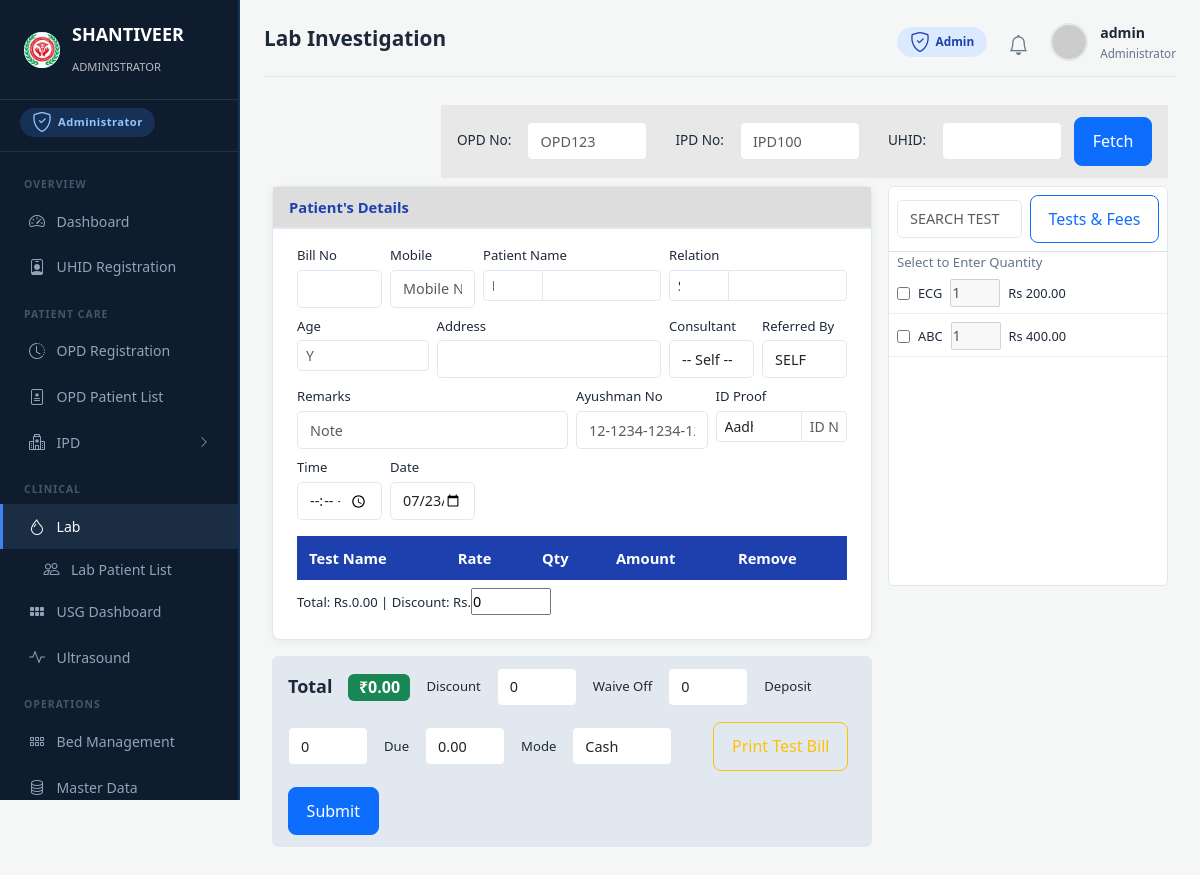
Page /lab/ (signed in) on the committed database.
### lab/models.py (models this page shows, shortened)
class LabTestMaster(models.Model):
    name = models.CharField(max_length=200, unique=True)
    rate = models.DecimalField(max_digits=10, decimal_places=2)
    is_active = models.BooleanField(default=True)
    history = HistoricalRecords()

### lab/views.py (the view, shortened to what this page needs)
# urls.py: path('', views.investigation, name='investigation'),
@require_module('lab', level='full')
def investigation(request):
    return render(request, 'lab/investigation.html', {
        'active_sidebar': 'lab',
        'tests': LabTestMaster.objects.filter(is_active=True),
        'today': timezone.localdate().isoformat(),
    })

### core/context_processors.py (called while the page is built)
def hospital_info(request):
    ctx = {
        'hospital_name': settings.HOSPITAL_NAME,
        'hospital_address': settings.HOSPITAL_ADDRESS,
        'hospital_phone': settings.HOSPITAL_PHONE,
    }
    if request.user.is_authenticated:
        ctx['unread_notifications'] = services.get_unread_notifications(request.user, limit=5)
        ctx['notification_count'] = services.get_unread_notification_count(request.user)
    else:
        ctx['unread_notifications'] = []
        ctx['notification_count'] = 0
    return ctx

def role_context(request):
    user = request.user
    if not user.is_authenticated:
        return {}
    role = rbac.get_user_role(user)
    access = {
        key: rbac.get_access_level(user, key) for key in rbac.MODULE_ACCESS
    }
    return {
        'user_role': role,
        'user_role_label': rbac.ROLE_LABELS.get(role, 'User'),
        'user_role_icon': rbac.ROLE_ICONS.get(role, 'bi-person'),
        'module_access': access,
    }

### core/rbac.py (called while the page is built, shortened)
def get_user_role(user):
    if not user.is_authenticated:
        return None
    if user.is_superuser or (user.is_staff and not user.groups.exists()):
        return ADMIN

def get_access_level(user, module_key):
    if not user.is_authenticated:
        return NONE
    if user.is_superuser:
        return FULL
    role = get_user_role(user)
    if role is None:
        return NONE
    return MODULE_ACCESS.get(module_key, {}).get(role, NONE)

def require_module(module_key, level=VIEW):
    def decorator(view_func):
        @wraps(view_func)
        @login_required
        def _wrapped(request, *args, **kwargs):
            access = get_access_level(request.user, module_key)
            if access == NONE or (level == FULL and access != FULL):
                raise PermissionDenied(
                    f"Your role does not have access to this module.")
            request.is_view_only = (access == VIEW)
            return view_func(request, *args, **kwargs)
        return _wrapped
    return decorator

### core/services.py (called while the page is built)
def get_unread_notifications(user=None, limit=10):
    return []

def get_unread_notification_count(user=None):
    return 0

### templates/lab/investigation.html (shortened to what this page needs)
{% extends 'base_cyan.html' %}
{% block page_title %}Lab Investigation{% endblock %}
{% block content %}
<div class="p-2">
    <div class="d-flex justify-content-end mb-2">
        <div class="search-bar-row" style="width:auto">
            <label class="me-1">OPD No:</label>
            <input type="text" class="form-control form-control-sm" id="labOpdNo" style="width:120px" placeholder="OPD123">
            <label class="ms-3 me-1">IPD No:</label>
            <input type="text" class="form-control form-control-sm" id="labIpdNo" style="width:120px" placeholder="IPD100">
            <label class="ms-3 me-1">UHID:</label>
            <input type="text" class="form-control form-control-sm" id="labUhid" name="uhid" style="width:120px">
            <button type="button" class="btn btn-primary btn-sm" id="labPatientLookupBtn">Fetch</button>
        </div>
    </div>
    <form method="post" id="labForm">
        <div class="lab-layout">
            <div>
                <div class="form-card mb-0">
                    <div class="section-title" style="background:#ddd;margin:-1.5rem -1.5rem 1rem;padding:0.5rem 1rem">Patient's Details</div>
                    <div class="row g-2">
                        <div class="col-md-2"><label class="small">Bill No</label><input name="bill_no" class="form-control form-control-sm"></div>
                        <div class="col-md-2"><label class="small">Mobile</label><input name="mobile" class="form-control form-control-sm" placeholder="Mobile Number"></div>
                        <div class="col-md-4"><label class="small">Patient Name</label><div class="input-group input-group-sm"><select class="form-select" style="max-width:60px"><option>Mr.</option><option>Mrs.</option><option>Ms.</option></select><input name="patient_name" class="form-control"></div></div>
                        <div class="col-md-4"><label class="small">Relation</label><div class="input-group input-group-sm"><select class="form-select" style="max-width:60px"><option>S/o</option><option>W/o</option><option>D/o</option></select><input name="guardian" class="form-control"></div></div>
                        <div class="col-md-3"><label class="small">Age</label><div class="input-group input-group-sm"><input name="age_y" class="form-control" placeholder="Y"></div></div>
                        <div class="col-md-5"><label class="small">Address</label><input name="address" class="form-control form-control-sm"></div>
                        <div class="col-md-2"><label class="small">Consultant</label><select name="consultant" class="form-select form-select-sm"><option>-- Self --</option></select></div>
                        <div class="col-md-2"><label class="small">Referred By</label><input name="referred" class="form-control form-control-sm" value="SELF"></div>
                        <div class="col-md-6"><label class="small">Remarks</label><input name="remarks" class="form-control form-control-sm" placeholder="Note"></div>
                        <div class="col-md-3"><label class="small">Ayushman No</label><input name="ayushman" class="form-control form-control-sm" placeholder="12-1234-1234-1234"></div>
                        <div class="col-md-3"><label class="small">ID Proof</label><div class="input-group input-group-sm"><select class="form-select"><option>Aadhar</option></select><input class="form-control" placeholder="ID Number"></div></div>
                        <div class="col-md-2"><label class="small">Time</label><input type="time" name="time" class="form-control form-control-sm"></div>
                        <div class="col-md-2"><label class="small">Date</label><input type="date" name="date" class="form-control form-control-sm" value="{{ today }}"></div>
                    </div>
                    <table class="hms-table mt-3">
                        <thead>
                            <tr>
                                <th>Test Name</th>
                                <th>Rate</th>
                                <th>Qty</th>
                                <th>Amount</th>
                                <th>Remove</th>
                            </tr>
                        </thead>
                    </table>
                    <div class="mt-2 small">
                        Total: Rs.<span id="labTotal">0</span> |
                        Discount: Rs.<input type="number" id="labDiscount" name="discount" style="width:80px" value="0">
                    </div>
                </div>
                <div class="lab-footer-bar">
                    <strong>Total</strong> <span class="badge bg-success fs-6" id="labTotalBadge">0</span>
                    <label class="small mb-0">Discount</label><input type="number" class="form-control form-control-sm" style="width:80px" id="labDiscount2" value="0">
                    <label class="small mb-0">Waive Off</label><input type="number" class="form-control form-control-sm" style="width:80px" id="labWaiveOff" value="0">
                    <label class="small mb-0">Deposit</label><input type="number" class="form-control form-control-sm" style="width:80px" id="labDeposit" value="0">
                    <label class="small mb-0">Due</label><input type="number" class="form-control form-control-sm" style="width:80px" id="labDue" readonly>
                    <label class="small mb-0">Mode</label>
                    <select name="payment_mode" class="form-select form-select-sm" style="width:100px">
                        <option>Cash</option>
                    </select>
                    <button type="button" class="btn btn-outline-warning ms-auto me-2" id="printLabBtn">Print Test Bill</button>
                    <button type="submit" class="btn btn-primary">Submit</button>
                </div>
            </div>
            <div class="test-panel">
                <div class="p-2 border-bottom d-flex gap-2 align-items-center">
                    <input type="text" class="form-control form-control-sm" placeholder="SEARCH TEST" id="testSearch" style="flex:1">
                    <a href="{% url 'lab:test_list' %}" class="btn btn-sm btn-outline-primary text-nowrap" title="Manage Tests &amp; Fees">
                        Tests &amp; Fees
                    </a>
                </div>
                <div class="small text-muted px-2">Select to Enter Quantity</div>
                {% for t in tests %}
                <label class="test-item">
                    <input type="checkbox" class="test-checkbox" name="tests" value="{{ t.id }}" data-name="{{ t.name }}" data-rate="{{ t.rate }}">
                    <span>{{ t.name }}</span>
                    <input type="number" class="test-qty" value="1" class="form-control form-control-sm" style="width:50px" disabled>
                    <span>Rs {{ t.rate }}</span>
                </label>
                {% endfor %}
            </div>
        </div>
    </form>
</div>
{% endblock %}

### templates/base_dashboard.html (shortened to what this page needs)
{% load static %}
{% load group_tags %}
<!DOCTYPE html>
<html lang="en">
<head>
  <link href="https://cdn.jsdelivr.net/npm/bootstrap@5.3.2/dist/css/bootstrap.min.css" rel="stylesheet">
  <link href="https://cdn.jsdelivr.net/npm/bootstrap-icons@1.11.1/font/bootstrap-icons.css" rel="stylesheet">
  <link href="{% static 'css/main.css' %}" rel="stylesheet">
  <link href="{% static 'css/role_panels.css' %}" rel="stylesheet">
  <link href="{% static 'css/responsive_overrides.css' %}" rel="stylesheet">
</head>
<body class="{% if user.is_superuser %}role-admin{% elif user|has_group:"Doctor" %}role-doctor{% elif user|has_group:"Receptionist" %}role-recept{% elif user|has_group:"Pharmacist" %}role-pharma{% else %}role-admin{% endif %}">
<div class="dashboard-layout">
  {% include 'includes/sidebar_dashboard.html' %}
  <main class="dash-main">
    <div class="dash-topbar">
      <h1>{% block page_title %}Dashboard{% endblock %}</h1>
      <div class="dash-topbar-right">
        {% if user.is_superuser %}
          <span class="topbar-role-chip chip-admin"><i class="bi bi-shield-check"></i> Admin</span>
        {% elif user|has_group:'Doctor' %}
          <span class="topbar-role-chip chip-doctor"><i class="bi bi-person-badge"></i> Doctor</span>
        {% elif user|has_group:'Receptionist' %}
          <span class="topbar-role-chip chip-recept"><i class="bi bi-headset"></i> Receptionist</span>
        {% elif user|has_group:'Pharmacist' %}
          <span class="topbar-role-chip chip-pharma"><i class="bi bi-capsule"></i> Pharmacist</span>
        {% endif %}
        <div class="dropdown">
          <div class="notif-bell" data-bs-toggle="dropdown" aria-expanded="false" style="cursor:pointer">
            <i class="bi bi-bell"></i>
          </div>
        </div>
        <div class="dropdown">
          <div class="user-profile-mini" data-bs-toggle="dropdown" style="cursor:pointer">
            <img src="https://ui-avatars.com/api/?name={{ user.get_full_name|default:user.username }}&background=1e40af&color=fff" alt="avatar">
            <div>
              <div class="name">{{ user.get_full_name|default:user.username }}</div>
              <div class="role">
                {% if user.is_superuser %}Administrator
                {% else %}{{ user.groups.all.0.name|default:"User" }}{% endif %}
              </div>
            </div>
          </div>
        </div>
      </div>
    </div>
    {% block content %}{% endblock %}
  </main>
</div>
</body>
</html>

### statics/css/main.css (style rules this page uses)
:root { --navy: #0f1c2e; --navy-light: #1a2d42; --cyan: #00d4ff; --cyan-dark: #00b8d9; --primary-blue: #1e40af; --header-cyan: #00e5ff; --green-header: #2e7d32; --green-btn: #4caf50; --bg-light: #f4f7f6; --card-white: #ffffff; --text-dark: #1e293b; --text-muted: #64748b; --border: #e2e8f0; --danger: #dc2626; --warning: #f59e0b; --success: #059669; --ipd-nav: #0d2137; --sidebar-width: 240px; }
*, *::before, *::after { box-sizing: border-box; margin: 0; padding: 0; }
body { font-family: 'Segoe UI', system-ui, -apple-system, sans-serif; color: var(--text-dark); background: var(--bg-light); min-height: 100vh; font-size: 18px; line-height: 1.65; }
.bi { font-size: 1.25rem; line-height: 1; vertical-align: -0.125em; }
button, input[type="button"], input[type="submit"], input[type="reset"] { font-size: 1rem; }
.btn, .btn-cyan, .btn-save, .btn-view, .btn-action { font-size: 1rem; }
.btn { padding: 0.7rem 1.1rem; min-height: 44px; border-radius: 8px; }
a { text-decoration: none; }
input, select, textarea { font-family: inherit; font-size: 0.9rem; }
.form-control, .form-select { display: block; width: 100%; padding: 0.45rem 0.75rem; border: 1px solid var(--border); border-radius: 5px; background: #fff; font-size: 0.9rem; transition: border-color 0.15s; }
label { font-size: 0.85rem; font-weight: 500; color: var(--text-dark); margin-bottom: 0.2rem; display: block; }
.dashboard-layout { display: flex; min-height: 100vh; }
.dash-main { flex: 1; margin-left: var(--sidebar-width); padding: 1.25rem 1.5rem; background: var(--bg-light); min-height: 100vh; }
.dash-topbar { display: flex; justify-content: space-between; align-items: center; margin-bottom: 1.25rem; padding-bottom: 0.75rem; border-bottom: 1px solid var(--border); }
.dash-topbar h1 { font-size: 1.3rem; font-weight: 600; color: var(--text-dark); }
.dash-topbar-right { display: flex; align-items: center; gap: 1rem; }
.notif-bell { position: relative; font-size: 1.25rem; color: var(--text-muted); cursor: pointer; padding: 0.35rem; }
.user-profile-mini { display: flex; align-items: center; gap: 0.75rem; cursor: pointer; }
.user-profile-mini img { width: 38px; height: 38px; border-radius: 50%; object-fit: cover; border: 2px solid var(--border); }
.user-profile-mini .name { font-weight: 600; font-size: 0.88rem; color: var(--text-dark); }
.user-profile-mini .role { font-size: 0.73rem; color: var(--text-muted); }
.form-card { background: #fff; border-radius: 8px; padding: 1.5rem; box-shadow: 0 2px 8px rgba(0,0,0,0.06); border: 1px solid var(--border); margin-bottom: 1rem; }
.section-title { font-size: 0.92rem; font-weight: 600; color: var(--primary-blue); margin: 1.25rem 0 0.75rem; padding-bottom: 0.35rem; border-bottom: 2px solid var(--border); display: flex; align-items: center; gap: 0.5rem; }
.hms-table { width: 100%; border-collapse: collapse; font-size: 0.92rem; }
.hms-table thead th { background: var(--primary-blue); color: #fff; padding: 0.6rem 0.75rem; text-align: left; font-weight: 600; white-space: nowrap; }
.lab-layout { display: grid; grid-template-columns: 1fr 280px; gap: 1rem; }
.test-panel { border: 1px solid var(--border); max-height: 400px; overflow-y: auto; background: #fff; border-radius: 6px; }
.test-panel .test-item { display: flex; align-items: center; gap: 0.5rem; padding: 0.35rem 0.5rem; border-bottom: 1px solid #eee; font-size: 0.8rem; }
.lab-footer-bar { background: #e2e8f0; padding: 0.75rem 1rem; display: flex; align-items: center; gap: 1rem; flex-wrap: wrap; margin-top: 1rem; border-radius: 6px; }
.search-bar-row { background: #e8e8e8; padding: 0.75rem 1rem; display: flex; align-items: center; gap: 0.75rem; }
.text-muted { color: var(--text-muted) !important; }
.mt-2 { margin-top: 0.5rem; }
.mt-3 { margin-top: 1rem; }
.mb-2 { margin-bottom: 0.5rem; }
.d-flex { display: flex; }
.align-items-center { align-items: center; }
.gap-2 { gap: 0.5rem; }
.small { font-size: 0.82rem; }

### statics/css/role_panels.css (style rules this page uses)
.topbar-role-chip { display: inline-flex; align-items: center; gap: .35rem; padding: .28rem .8rem; border-radius: 20px; font-size: .74rem; font-weight: 600; }
.chip-admin { background: #dbeafe; color: #1e40af; }

### statics/css/responsive_overrides.css (style rules this page uses)
.hms-table { table-layout: auto; }

### rows in the picture
LabTestMaster: name "ECG", rate "200.00"
LabTestMaster: name "ABC", rate "400.00"

### other values in the picture
{{ user_role_label|default:"HOSPITAL"|upper }} "ADMINISTRATOR"
{{ user_role_label|default:"Administrator" }} "Administrator"
{{ user.get_full_name|default:user.username }} "admin"
